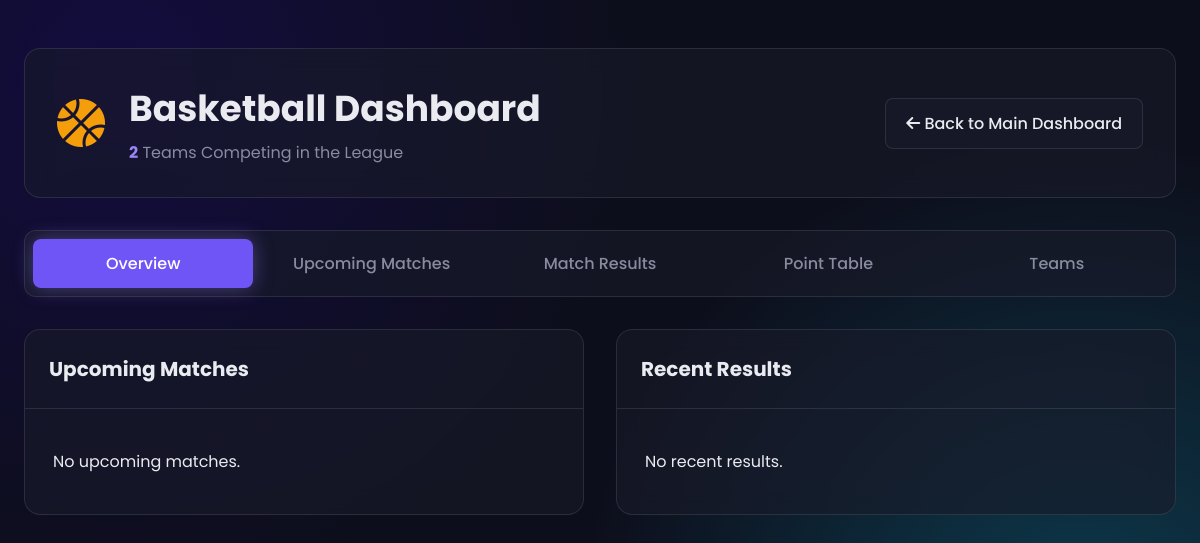
The app's page /basketball.php (signed in), older data.
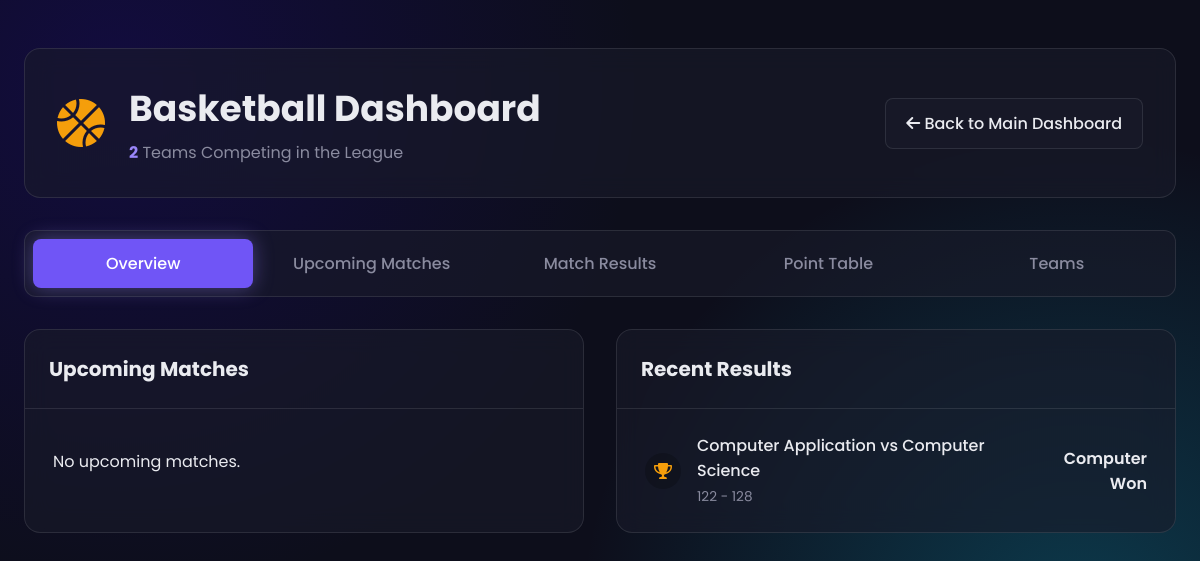
The same page, newer data.
### tables this page shows
CREATE TABLE `events` (
  `event_id` int(11) NOT NULL,
  `event_name` varchar(100) DEFAULT NULL,
  `sport_id` int(11) DEFAULT NULL,
  `event_date` datetime DEFAULT NULL,
  `venue` varchar(100) DEFAULT NULL,
  `description` text DEFAULT NULL,
  `status` enum('schedule','outgoing','completed','postponed','cancelled') DEFAULT 'schedule',
  `team1_id` int(11) DEFAULT NULL,
  `team2_id` int(11) DEFAULT NULL,
  `team1_score` int(11) NOT NULL DEFAULT 0,
  `team2_score` int(11) NOT NULL DEFAULT 0,
  `result` enum('team1_win','team2_win','draw','pending') DEFAULT 'pending'
);

CREATE TABLE `teams` (
  `team_id` int(11) NOT NULL,
  `team_name` varchar(100) DEFAULT NULL,
  `sport_id` int(11) DEFAULT NULL,
  `department_id` int(11) DEFAULT NULL,
  `created_by` int(11) DEFAULT NULL,
  `created_at` datetime DEFAULT current_timestamp()
);

### basketball.php (the view, shortened to what this page needs)
<?php
require_once 'config.php';
$sport_id_for_this_page = 5;
$stmt_all_upcoming = $conn->prepare("SELECT e.event_date, t1.team_name as team1, t2.team_name as team2, e.venue FROM events e JOIN teams t1 ON e.team1_id = t1.team_id JOIN teams t2 ON e.team2_id = t2.team_id WHERE e.sport_id = ? AND e.status = 'schedule' AND e.event_date >= NOW() ORDER BY e.event_date ASC");
$stmt_all_upcoming->bind_param("i", $sport_id_for_this_page);
$stmt_all_upcoming->execute();
$upcoming_matches_full = $stmt_all_upcoming->get_result()->fetch_all(MYSQLI_ASSOC);
$upcoming_matches_dashboard = array_slice($upcoming_matches_full, 0, 3);
$stmt_results_dashboard = $conn->prepare("SELECT e.result, t1.team_name as team1, t2.team_name as team2, e.team1_score, e.team2_score FROM events e JOIN teams t1 ON e.team1_id = t1.team_id JOIN teams t2 ON e.team2_id = t2.team_id WHERE e.sport_id = ? AND e.status = 'completed' ORDER BY e.event_date DESC LIMIT 3");
$stmt_results_dashboard->bind_param("i", $sport_id_for_this_page);
$stmt_results_dashboard->execute();
$recent_results_dashboard = $stmt_results_dashboard->get_result()->fetch_all(MYSQLI_ASSOC);
$stmt_teams_count = $conn->prepare("SELECT COUNT(*) as total FROM teams WHERE sport_id = ?");
$stmt_teams_count->bind_param("i", $sport_id_for_this_page);
$stmt_teams_count->execute();
$total_teams = $stmt_teams_count->get_result()->fetch_assoc()['total'];
?>
<!DOCTYPE html>
<html lang="en">
<head>
    <link rel="stylesheet" href="https://cdnjs.cloudflare.com/ajax/libs/font-awesome/6.0.0-beta3/css/all.min.css">
</head>
<body>
    <div class="page-container">
        <header class="page-header animate-on-load">
            <div class="header-title">
                <i class="fas fa-basketball-ball"></i>
                <div>
                    <h1>Basketball Dashboard</h1>
                    <p><span class="team-count" data-count="<?php echo $total_teams; ?>">0</span> Teams Competing in the League</p>
                </div>
            </div>
            <a href="home.php" class="btn-home"><i class="fas fa-arrow-left"></i> Back to Main Dashboard</a>
        </header>
        <nav class="tab-nav animate-on-load">
            <button class="tab-btn active" data-tab="overview">Overview</button>
            <button class="tab-btn" data-tab="upcoming">Upcoming Matches</button>
            <button class="tab-btn" data-tab="results">Match Results</button>
            <button class="tab-btn" data-tab="points">Point Table</button>
            <button class="tab-btn" data-tab="teams">Teams</button>
        </nav>
        <div class="tab-content-container">
            <div id="overview" class="tab-pane active">
                <div class="content-grid">
                     <div class="content-card">
                        <h2>Upcoming Matches</h2>
                        <ul class="list">
                            <?php if(empty($upcoming_matches_dashboard)): ?><li class="list-item"><p>No upcoming matches.</p></li><?php endif; ?>
                        </ul>
                    </div>
                    <div class="content-card">
                        <h2>Recent Results</h2>
                        <ul class="list">
                            <?php if(empty($recent_results_dashboard)): ?><li class="list-item"><p>No recent results.</p></li><?php endif; ?>
                            <?php foreach($recent_results_dashboard as $i => $result): ?>
                            <li class="list-item">
                                <div class="list-item-icon" style="color: var(--gold);"><i class="fas fa-trophy"></i></div>
                                <div class="list-item-details"><p><?php echo htmlspecialchars($result['team1'])." vs ".htmlspecialchars($result['team2']); ?></p><span><?php echo $result['team1_score'] . ' - ' . $result['team2_score']; ?></span></div>
                                <div class="list-item-aside">
                                    <?php
                                        if($result['result']==='team1_win'){ echo htmlspecialchars(explode(' ', $result['team1'])[0])." Won"; }
                                        elseif($result['result']==='team2_win'){ echo htmlspecialchars(explode(' ', $result['team2'])[0])." Won"; }
                                        else{ echo "Draw"; }
                                    ?>
                                </div>
                            </li>
                            <?php endforeach; ?>
                        </ul>
                    </div>
                </div>
            </div>
        </div>
    </div>
</body>
</html>

### basketball.php (style rules this page uses)
:root { --primary-hue: 250; --primary: hsl(var(--primary-hue), 90%, 65%); --primary-glow: hsl(var(--primary-hue), 90%, 75%); --bg-dark: #0D0E1B; --bg-mid: #1A1B2A; --text-light: #EAEBF0; --text-muted: #8A8B9F; --border-glass: rgba(255, 255, 255, 0.1); --bg-glass: rgba(26, 27, 42, 0.6); --green: #22c55e; --red: #ef4444; --gold: #f59e0b; --blue: #3b82f6; }
body { font-family: 'Poppins', sans-serif; margin: 0; color: var(--text-light); background-color: var(--bg-dark); background-image: radial-gradient(circle at 10% 10%, hsla(var(--primary-hue), 90%, 30%, 0.3) 0, transparent 40%), radial-gradient(circle at 90% 80%, hsla(190, 90%, 40%, 0.3) 0, transparent 40%); background-attachment: fixed; overflow-x: hidden; }
.page-container { max-width: 1200px; margin: 3rem auto; padding: 0 1.5rem; }
.animate-on-load { opacity: 0; animation: fadeInUp 0.6s ease-out forwards; }
.page-header { display: flex; justify-content: space-between; align-items: center; padding: 2rem; margin-bottom: 2rem; background: var(--bg-glass); border: 1px solid var(--border-glass); border-radius: 1rem; backdrop-filter: blur(12px); }
.header-title { display: flex; align-items: center; gap: 1.5rem; }
.header-title i { font-size: 3rem; color: var(--gold); }
.header-title h1 { margin: 0; font-size: 2.25rem; font-weight: 700; }
.header-title p { margin: 0.25rem 0 0; color: var(--text-muted); font-size: 1rem; }
.header-title .team-count { font-weight: 700; color: var(--primary-glow); }
.btn-home { text-decoration: none; background-color: var(--bg-glass); color: var(--text-light); padding: 0.75rem 1.25rem; border-radius: 0.5rem; font-weight: 500; transition: all 0.2s ease; border: 1px solid var(--border-glass); }
.tab-nav { display: flex; gap: 0.5rem; margin-bottom: 2rem; background: var(--bg-glass); padding: 0.5rem; border-radius: 0.75rem; border: 1px solid var(--border-glass); }
.tab-btn { flex: 1; padding: 0.75rem 1rem; border: none; background: none; font-family: 'Poppins', sans-serif; font-size: 1rem; font-weight: 500; color: var(--text-muted); cursor: pointer; border-radius: 0.5rem; transition: all 0.3s ease; }
.tab-btn.active { background-color: var(--primary); color: white; box-shadow: 0 0 20px hsla(var(--primary-hue), 90%, 75%, 0.4); }
.tab-pane { display: none; }
.tab-pane.active { display: block; animation: fadeInUp 0.5s ease-out; }
.content-grid { display: grid; grid-template-columns: repeat(auto-fit, minmax(350px, 1fr)); gap: 2rem; }
.content-card { background: var(--bg-glass); border-radius: 1rem; border: 1px solid var(--border-glass); backdrop-filter: blur(12px); }
.content-card h2 { font-size: 1.25rem; padding: 1.5rem; margin: 0; border-bottom: 1px solid var(--border-glass); }
.list { padding: 0.5rem; margin: 0; list-style: none; }
.list-item { display: flex; gap: 1rem; padding: 1rem 1.25rem; border-radius: 0.5rem; transition: background-color 0.2s ease; align-items: center; }
.list-item-icon { font-size: 1rem; width: 36px; height: 36px; flex-shrink: 0; display: grid; place-items: center; border-radius: 50%; color: var(--primary-glow); background-color: rgba(0,0,0,0.2); }
.list-item-details { flex-grow: 1; }
.list-item-details p { margin: 0; font-weight: 500; }
.list-item-details span { font-size: 0.85rem; color: var(--text-muted); }
.list-item-aside { text-align: right; font-weight: 600; }

Row changes from the older to the newer data that the page shows:
now on this page (row edited): events: team1.team_name "Computer Application", team2.team_name "Computer Science", team1_score "122", team2_score "128", team2.team_name "Computer"
Text that changed along with them:
text no longer shown: "No recent results."
